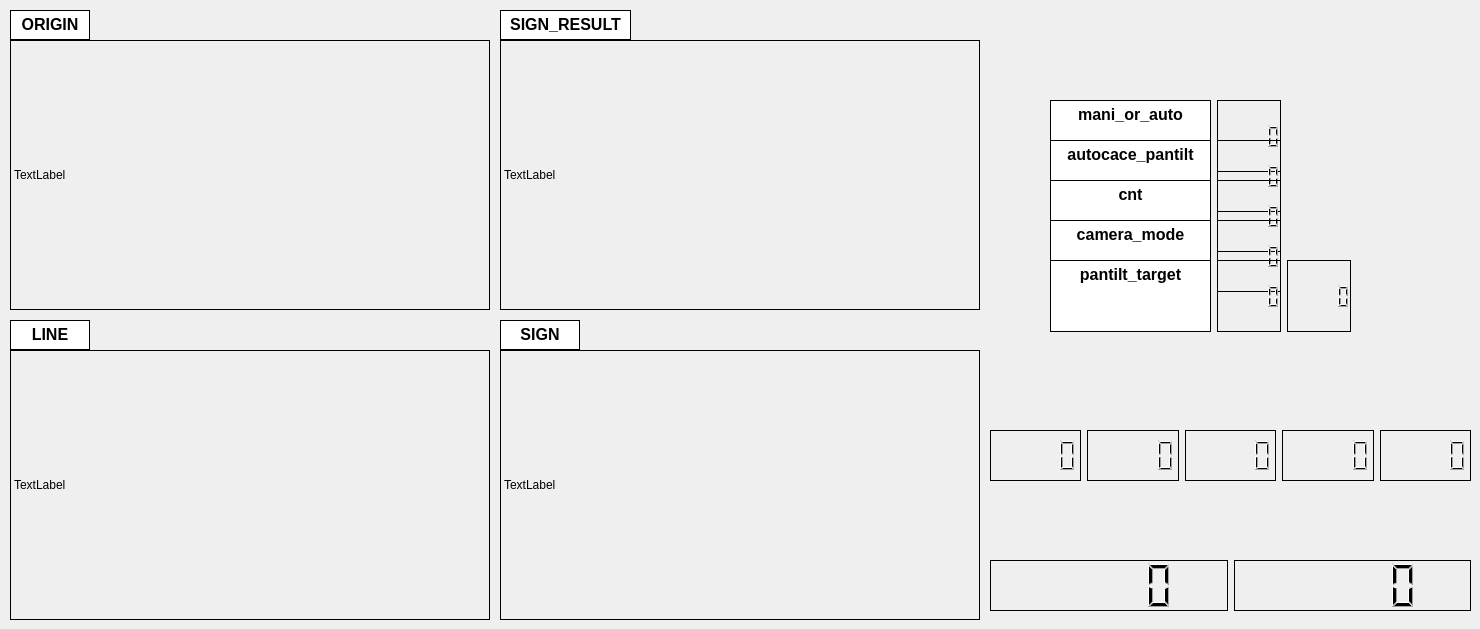
    <widget class="QWidget" name="Result">
     <attribute name="title">
      <string>Result</string>
     </attribute>
     <widget class="QPushButton" name="manipulation">
      <property name="geometry">
       <rect>
        <x>990</x>
        <y>381</y>
        <width>120</width>
        <height>40</height>
       </rect>
      </property>
      <property name="font">
       <font>
        <pointsize>12</pointsize>
        <weight>50</weight>
        <italic>false</italic>
        <bold>false</bold>
       </font>
      </property>
      <property name="styleSheet">
       <string notr="true">border-color: rgb(238, 238, 236);
border-width : 1.5px;
border-style:dashed;
color: rgb(238, 238, 236);</string>
      </property>
      <property name="text">
       <string>manipulation</string>
      </property>
     </widget>
     <widget class="QLabel" name="origin">
      <property name="geometry">
       <rect>
        <x>10</x>
        <y>40</y>
        <width>480</width>
        <height>270</height>
       </rect>
      </property>
      <property name="frameShape">
       <enum>QFrame::Box</enum>
      </property>
      <property name="text">
       <string>TextLabel</string>
      </property>
     </widget>
     <widget class="QTextEdit" name="ORIGIN">
      <property name="geometry">
       <rect>
        <x>10</x>
        <y>10</y>
        <width>80</width>
        <height>30</height>
       </rect>
      </property>
      <property name="frameShape">
       <enum>QFrame::Box</enum>
      </property>
      <property name="frameShadow">
       <enum>QFrame::Plain</enum>
      </property>
      <property name="html">
       <string>&lt;!DOCTYPE HTML PUBLIC &quot;-//W3C//DTD HTML 4.0//EN&quot; &quot;http://www.w3.org/TR/REC-html40/strict.dtd&quot;&gt;
&lt;html&gt;&lt;head&gt;&lt;meta name=&quot;qrichtext&quot; content=&quot;1&quot; /&gt;&lt;style type=&quot;text/css&quot;&gt;
p, li { white-space: pre-wrap; }
&lt;/style&gt;&lt;/head&gt;&lt;body style=&quot; font-family:'Ubuntu'; font-size:11pt; font-weight:400; font-style:normal;&quot;&gt;
&lt;p align=&quot;center&quot; style=&quot; margin-top:0px; margin-bottom:0px; margin-left:0px; margin-right:0px; -qt-block-indent:0; text-indent:0px;&quot;&gt;&lt;span style=&quot; font-size:12pt; font-weight:600;&quot;&gt;ORIGIN&lt;/span&gt;&lt;/p&gt;&lt;/body&gt;&lt;/html&gt;</string>
      </property>
     </widget>
     <widget class="QTextEdit" name="SIGN">
      <property name="geometry">
       <rect>
        <x>500</x>
        <y>320</y>
        <width>80</width>
        <height>30</height>
       </rect>
      </property>
      <property name="frameShape">
       <enum>QFrame::Box</enum>
      </property>
      <property name="frameShadow">
       <enum>QFrame::Plain</enum>
      </property>
      <property name="html">
       <string>&lt;!DOCTYPE HTML PUBLIC &quot;-//W3C//DTD HTML 4.0//EN&quot; &quot;http://www.w3.org/TR/REC-html40/strict.dtd&quot;&gt;
&lt;html&gt;&lt;head&gt;&lt;meta name=&quot;qrichtext&quot; content=&quot;1&quot; /&gt;&lt;style type=&quot;text/css&quot;&gt;
p, li { white-space: pre-wrap; }
&lt;/style&gt;&lt;/head&gt;&lt;body style=&quot; font-family:'Ubuntu'; font-size:11pt; font-weight:400; font-style:normal;&quot;&gt;
&lt;p align=&quot;center&quot; style=&quot; margin-top:0px; margin-bottom:0px; margin-left:0px; margin-right:0px; -qt-block-indent:0; text-indent:0px;&quot;&gt;&lt;span style=&quot; font-size:12pt; font-weight:600;&quot;&gt;SIGN&lt;/span&gt;&lt;/p&gt;&lt;/body&gt;&lt;/html&gt;</string>
      </property>
     </widget>
     <widget class="QPushButton" name="autorace">
      <property name="geometry">
       <rect>
        <x>990</x>
        <y>510</y>
        <width>120</width>
        <height>40</height>
       </rect>
      </property>
      <property name="font">
       <font>
        <pointsize>12</pointsize>
        <weight>50</weight>
        <italic>false</italic>
        <bold>false</bold>
       </font>
      </property>
      <property name="styleSheet">
       <string notr="true">border-color: rgb(238, 238, 236);
border-width : 1.5px;
border-style:dashed;
color: rgb(238, 238, 236);</string>
      </property>
      <property name="text">
       <string>autorace</string>
      </property>
     </widget>
     <widget class="QLabel" name="line">
      <property name="geometry">
       <rect>
        <x>10</x>
        <y>350</y>
        <width>480</width>
        <height>270</height>
       </rect>
      </property>
      <property name="frameShape">
       <enum>QFrame::Box</enum>
      </property>
      <property name="text">
       <string>TextLabel</string>
      </property>
     </widget>
     <widget class="QLabel" name="sign">
      <property name="geometry">
       <rect>
        <x>500</x>
        <y>350</y>
        <width>480</width>
        <height>270</height>
       </rect>
      </property>
      <property name="frameShape">
       <enum>QFrame::Box</enum>
      </property>
      <property name="text">
       <string>TextLabel</string>
      </property>
     </widget>
     <widget class="QTextEdit" name="LINE">
      <property name="geometry">
       <rect>
        <x>10</x>
        <y>320</y>
        <width>80</width>
        <height>30</height>
       </rect>
      </property>
      <property name="frameShape">
       <enum>QFrame::Box</enum>
      </property>
      <property name="frameShadow">
       <enum>QFrame::Plain</enum>
      </property>
      <property name="html">
       <string>&lt;!DOCTYPE HTML PUBLIC &quot;-//W3C//DTD HTML 4.0//EN&quot; &quot;http://www.w3.org/TR/REC-html40/strict.dtd&quot;&gt;
&lt;html&gt;&lt;head&gt;&lt;meta name=&quot;qrichtext&quot; content=&quot;1&quot; /&gt;&lt;style type=&quot;text/css&quot;&gt;
p, li { white-space: pre-wrap; }
&lt;/style&gt;&lt;/head&gt;&lt;body style=&quot; font-family:'Ubuntu'; font-size:11pt; font-weight:400; font-style:normal;&quot;&gt;
&lt;p align=&quot;center&quot; style=&quot; margin-top:0px; margin-bottom:0px; margin-left:0px; margin-right:0px; -qt-block-indent:0; text-indent:0px;&quot;&gt;&lt;span style=&quot; font-size:12pt; font-weight:600;&quot;&gt;LINE&lt;/span&gt;&lt;/p&gt;&lt;/body&gt;&lt;/html&gt;</string>
      </property>
     </widget>
     <widget class="QWidget" name="horizontalLayoutWidget">
      <property name="geometry">
       <rect>
        <x>990</x>
        <y>430</y>
        <width>481</width>
        <height>51</height>
       </rect>
      </property>
      <layout class="QHBoxLayout" name="horizontalLayout">
       <property name="sizeConstraint">
        <enum>QLayout::SetDefaultConstraint</enum>
       </property>
       <item>
        <widget class="QLCDNumber" name="m_1">
         <property name="frameShadow">
          <enum>QFrame::Plain</enum>
         </property>
        </widget>
       </item>
       <item>
        <widget class="QLCDNumber" name="m_2">
         <property name="frameShadow">
          <enum>QFrame::Plain</enum>
         </property>
        </widget>
       </item>
       <item>
        <widget class="QLCDNumber" name="m_3">
         <property name="frameShadow">
          <enum>QFrame::Plain</enum>
         </property>
        </widget>
       </item>
       <item>
        <widget class="QLCDNumber" name="m_4">
         <property name="frameShadow">
          <enum>QFrame::Plain</enum>
         </property>
        </widget>
       </item>
       <item>
        <widget class="QLCDNumber" name="m_5">
         <property name="frameShadow">
          <enum>QFrame::Plain</enum>
         </property>
        </widget>
       </item>
      </layout>
     </widget>
     <widget class="QLabel" name="sign_result">
      <property name="geometry">
       <rect>
        <x>500</x>
        <y>40</y>
        <width>480</width>
        <height>270</height>
       </rect>
      </property>
      <property name="frameShape">
       <enum>QFrame::Box</enum>
      </property>
      <property name="text">
       <string>TextLabel</string>
      </property>
     </widget>
     <widget class="QTextEdit" name="SIGN_RESULT">
      <property name="geometry">
       <rect>
        <x>500</x>
        <y>10</y>
        <width>131</width>
        <height>30</height>
       </rect>
      </property>
      <property name="frameShape">
       <enum>QFrame::Box</enum>
      </property>
      <property name="frameShadow">
       <enum>QFrame::Plain</enum>
      </property>
      <property name="html">
       <string>&lt;!DOCTYPE HTML PUBLIC &quot;-//W3C//DTD HTML 4.0//EN&quot; &quot;http://www.w3.org/TR/REC-html40/strict.dtd&quot;&gt;
&lt;html&gt;&lt;head&gt;&lt;meta name=&quot;qrichtext&quot; content=&quot;1&quot; /&gt;&lt;style type=&quot;text/css&quot;&gt;
p, li { white-space: pre-wrap; }
&lt;/style&gt;&lt;/head&gt;&lt;body style=&quot; font-family:'Ubuntu'; font-size:11pt; font-weight:400; font-style:normal;&quot;&gt;
&lt;p align=&quot;center&quot; style=&quot; margin-top:0px; margin-bottom:0px; margin-left:0px; margin-right:0px; -qt-block-indent:0; text-indent:0px;&quot;&gt;&lt;span style=&quot; font-size:12pt; font-weight:600;&quot;&gt;SIGN_RESULT&lt;/span&gt;&lt;/p&gt;&lt;/body&gt;&lt;/html&gt;</string>
      </property>
     </widget>
     <widget class="QWidget" name="horizontalLayoutWidget_2">
      <property name="geometry">
       <rect>
        <x>990</x>
        <y>560</y>
        <width>481</width>
        <height>51</height>
       </rect>
      </property>
      <layout class="QHBoxLayout" name="horizontalLayout_2">
       <property name="sizeConstraint">
        <enum>QLayout::SetDefaultConstraint</enum>
       </property>
       <item>
        <widget class="QLCDNumber" name="lrpm">
         <property name="frameShadow">
          <enum>QFrame::Plain</enum>
         </property>
        </widget>
       </item>
       <item>
        <widget class="QLCDNumber" name="rrpm">
         <property name="frameShadow">
          <enum>QFrame::Plain</enum>
         </property>
        </widget>
       </item>
      </layout>
     </widget>
     <widget class="QWidget" name="horizontalLayoutWidget_3">
      <property name="geometry">
       <rect>
        <x>1050</x>
        <y>100</y>
        <width>231</width>
        <height>72</height>
       </rect>
      </property>
      <layout class="QHBoxLayout" name="horizontalLayout_3">
       <property name="sizeConstraint">
        <enum>QLayout::SetDefaultConstraint</enum>
       </property>
       <item>
        <widget class="QTextEdit" name="mani_or_auto">
         <property name="frameShape">
          <enum>QFrame::Box</enum>
         </property>
         <property name="frameShadow">
          <enum>QFrame::Plain</enum>
         </property>
         <property name="html">
          <string>&lt;!DOCTYPE HTML PUBLIC &quot;-//W3C//DTD HTML 4.0//EN&quot; &quot;http://www.w3.org/TR/REC-html40/strict.dtd&quot;&gt;
&lt;html&gt;&lt;head&gt;&lt;meta name=&quot;qrichtext&quot; content=&quot;1&quot; /&gt;&lt;style type=&quot;text/css&quot;&gt;
p, li { white-space: pre-wrap; }
&lt;/style&gt;&lt;/head&gt;&lt;body style=&quot; font-family:'Ubuntu'; font-size:11pt; font-weight:400; font-style:normal;&quot;&gt;
&lt;p align=&quot;center&quot; style=&quot; margin-top:0px; margin-bottom:0px; margin-left:0px; margin-right:0px; -qt-block-indent:0; text-indent:0px;&quot;&gt;&lt;span style=&quot; font-size:12pt; font-weight:600;&quot;&gt;mani_or_auto&lt;/span&gt;&lt;/p&gt;&lt;/body&gt;&lt;/html&gt;</string>
         </property>
        </widget>
       </item>
       <item>
        <widget class="QLCDNumber" name="f_1">
         <property name="frameShadow">
          <enum>QFrame::Plain</enum>
         </property>
        </widget>
       </item>
      </layout>
     </widget>
     <widget class="QWidget" name="horizontalLayoutWidget_4">
      <property name="geometry">
       <rect>
        <x>1050</x>
        <y>140</y>
        <width>231</width>
        <height>72</height>
       </rect>
      </property>
      <layout class="QHBoxLayout" name="horizontalLayout_4">
       <property name="sizeConstraint">
        <enum>QLayout::SetDefaultConstraint</enum>
       </property>
       <item>
        <widget class="QTextEdit" name="auto_pan_flag">
         <property name="frameShape">
          <enum>QFrame::Box</enum>
         </property>
         <property name="frameShadow">
          <enum>QFrame::Plain</enum>
         </property>
         <property name="html">
          <string>&lt;!DOCTYPE HTML PUBLIC &quot;-//W3C//DTD HTML 4.0//EN&quot; &quot;http://www.w3.org/TR/REC-html40/strict.dtd&quot;&gt;
&lt;html&gt;&lt;head&gt;&lt;meta name=&quot;qrichtext&quot; content=&quot;1&quot; /&gt;&lt;style type=&quot;text/css&quot;&gt;
p, li { white-space: pre-wrap; }
&lt;/style&gt;&lt;/head&gt;&lt;body style=&quot; font-family:'Ubuntu'; font-size:11pt; font-weight:400; font-style:normal;&quot;&gt;
&lt;p align=&quot;center&quot; style=&quot; margin-top:0px; margin-bottom:0px; margin-left:0px; margin-right:0px; -qt-block-indent:0; text-indent:0px;&quot;&gt;&lt;span style=&quot; font-size:12pt; font-weight:600;&quot;&gt;autocace_pantilt&lt;/span&gt;&lt;/p&gt;&lt;/body&gt;&lt;/html&gt;</string>
         </property>
        </widget>
       </item>
       <item>
        <widget class="QLCDNumber" name="f_2">
         <property name="frameShadow">
          <enum>QFrame::Plain</enum>
         </property>
        </widget>
       </item>
      </layout>
     </widget>
     <widget class="QWidget" name="horizontalLayoutWidget_5">
      <property name="geometry">
       <rect>
        <x>1050</x>
        <y>180</y>
        <width>231</width>
        <height>72</height>
       </rect>
      </property>
      <layout class="QHBoxLayout" name="horizontalLayout_5">
       <property name="sizeConstraint">
        <enum>QLayout::SetDefaultConstraint</enum>
       </property>
       <item>
        <widget class="QTextEdit" name="SIGN_5">
         <property name="frameShape">
          <enum>QFrame::Box</enum>
         </property>
         <property name="frameShadow">
          <enum>QFrame::Plain</enum>
         </property>
         <property name="html">
          <string>&lt;!DOCTYPE HTML PUBLIC &quot;-//W3C//DTD HTML 4.0//EN&quot; &quot;http://www.w3.org/TR/REC-html40/strict.dtd&quot;&gt;
&lt;html&gt;&lt;head&gt;&lt;meta name=&quot;qrichtext&quot; content=&quot;1&quot; /&gt;&lt;style type=&quot;text/css&quot;&gt;
p, li { white-space: pre-wrap; }
&lt;/style&gt;&lt;/head&gt;&lt;body style=&quot; font-family:'Ubuntu'; font-size:11pt; font-weight:400; font-style:normal;&quot;&gt;
&lt;p align=&quot;center&quot; style=&quot; margin-top:0px; margin-bottom:0px; margin-left:0px; margin-right:0px; -qt-block-indent:0; text-indent:0px;&quot;&gt;&lt;span style=&quot; font-size:12pt; font-weight:600;&quot;&gt;cnt&lt;/span&gt;&lt;/p&gt;&lt;/body&gt;&lt;/html&gt;</string>
         </property>
        </widget>
       </item>
       <item>
        <widget class="QLCDNumber" name="f_3">
         <property name="frameShadow">
          <enum>QFrame::Plain</enum>
         </property>
        </widget>
       </item>
      </layout>
     </widget>
     <widget class="QWidget" name="horizontalLayoutWidget_6">
      <property name="geometry">
       <rect>
        <x>1050</x>
        <y>220</y>
        <width>231</width>
        <height>72</height>
       </rect>
      </property>
      <layout class="QHBoxLayout" name="horizontalLayout_6">
       <property name="sizeConstraint">
        <enum>QLayout::SetDefaultConstraint</enum>
       </property>
       <item>
        <widget class="QTextEdit" name="SIGN_6">
         <property name="frameShape">
          <enum>QFrame::Box</enum>
         </property>
         <property name="frameShadow">
          <enum>QFrame::Plain</enum>
         </property>
         <property name="html">
          <string>&lt;!DOCTYPE HTML PUBLIC &quot;-//W3C//DTD HTML 4.0//EN&quot; &quot;http://www.w3.org/TR/REC-html40/strict.dtd&quot;&gt;
&lt;html&gt;&lt;head&gt;&lt;meta name=&quot;qrichtext&quot; content=&quot;1&quot; /&gt;&lt;style type=&quot;text/css&quot;&gt;
p, li { white-space: pre-wrap; }
&lt;/style&gt;&lt;/head&gt;&lt;body style=&quot; font-family:'Ubuntu'; font-size:11pt; font-weight:400; font-style:normal;&quot;&gt;
&lt;p align=&quot;center&quot; style=&quot; margin-top:0px; margin-bottom:0px; margin-left:0px; margin-right:0px; -qt-block-indent:0; text-indent:0px;&quot;&gt;&lt;span style=&quot; font-size:12pt; font-weight:600;&quot;&gt;camera_mode&lt;/span&gt;&lt;/p&gt;&lt;/body&gt;&lt;/html&gt;</string>
         </property>
        </widget>
       </item>
       <item>
        <widget class="QLCDNumber" name="f_4">
         <property name="frameShadow">
          <enum>QFrame::Plain</enum>
         </property>
        </widget>
       </item>
      </layout>
     </widget>
     <widget class="QWidget" name="horizontalLayoutWidget_7">
      <property name="geometry">
       <rect>
        <x>1050</x>
        <y>260</y>
        <width>301</width>
        <height>72</height>
       </rect>
      </property>
      <layout class="QHBoxLayout" name="horizontalLayout_7">
       <property name="sizeConstraint">
        <enum>QLayout::SetDefaultConstraint</enum>
       </property>
       <item>
        <widget class="QTextEdit" name="SIGN_7">
         <property name="frameShape">
          <enum>QFrame::Box</enum>
         </property>
         <property name="frameShadow">
          <enum>QFrame::Plain</enum>
         </property>
         <property name="html">
          <string>&lt;!DOCTYPE HTML PUBLIC &quot;-//W3C//DTD HTML 4.0//EN&quot; &quot;http://www.w3.org/TR/REC-html40/strict.dtd&quot;&gt;
&lt;html&gt;&lt;head&gt;&lt;meta name=&quot;qrichtext&quot; content=&quot;1&quot; /&gt;&lt;style type=&quot;text/css&quot;&gt;
p, li { white-space: pre-wrap; }
&lt;/style&gt;&lt;/head&gt;&lt;body style=&quot; font-family:'Ubuntu'; font-size:11pt; font-weight:400; font-style:normal;&quot;&gt;
&lt;p align=&quot;center&quot; style=&quot; margin-top:0px; margin-bottom:0px; margin-left:0px; margin-right:0px; -qt-block-indent:0; text-indent:0px;&quot;&gt;&lt;span style=&quot; font-size:12pt; font-weight:600;&quot;&gt;pantilt_target&lt;/span&gt;&lt;/p&gt;&lt;/body&gt;&lt;/html&gt;</string>
         </property>
        </widget>
       </item>
       <item>
        <widget class="QLCDNumber" name="f_5">
         <property name="frameShadow">
          <enum>QFrame::Plain</enum>
         </property>
        </widget>
       </item>
       <item>
        <widget class="QLCDNumber" name="f_6">
         <property name="frameShadow">
          <enum>QFrame::Plain</enum>
         </property>
        </widget>
       </item>
      </layout>
     </widget>
    </widget>
